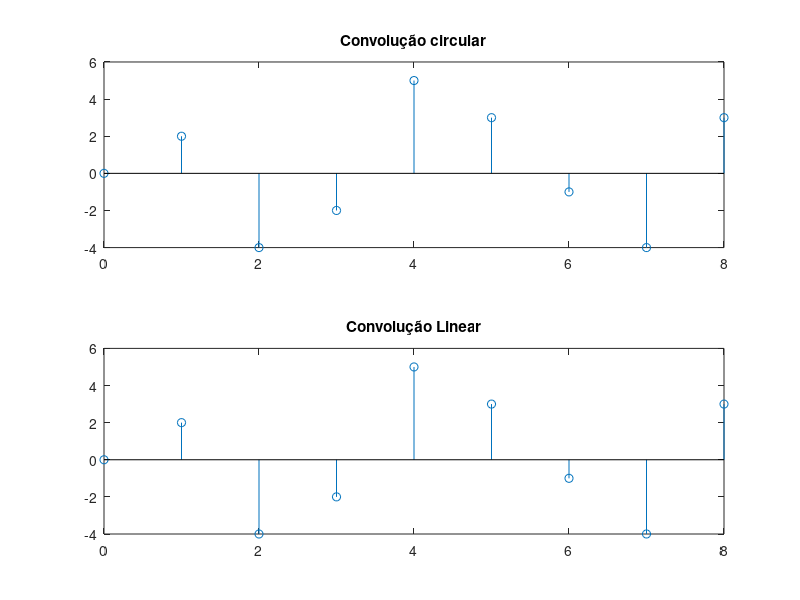

MATLAB code to generate this figure:
%questão 5
pkg load signal;
close all;
clear all;
clc;

N= 9;
k=0:N-1;
n=0:N-1;

%Cria o sinal com tamanho 9 para conv circular
x1 = [1,-2,-1,3,0,0,0,0,0]
x2 = [0,2,0,0,-1,1,0,0,0]
cc = cconv(x1,x2,9);

%Ajusta os sinais para os tamanhos originais
%Faz a convolução linear
x1 = [1,-2,-1,3]
x2 = [0,2,0,0,-1,1]
cl = conv(x1,x2);

%Compara os resultados das convoluções linear e circular
subplot(211)
stem(n,cc);
title('Convolução circular');
subplot(212)
stem(n,cl);
title('Convolução Linear');
